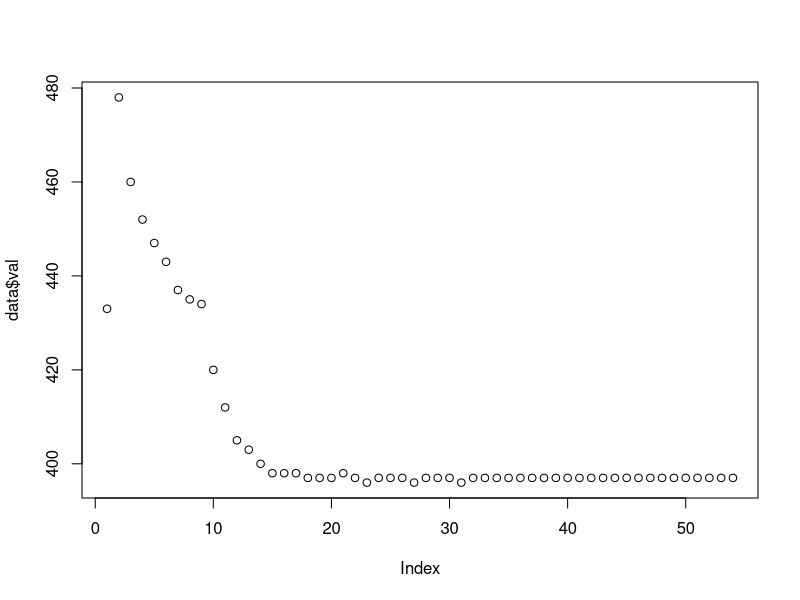
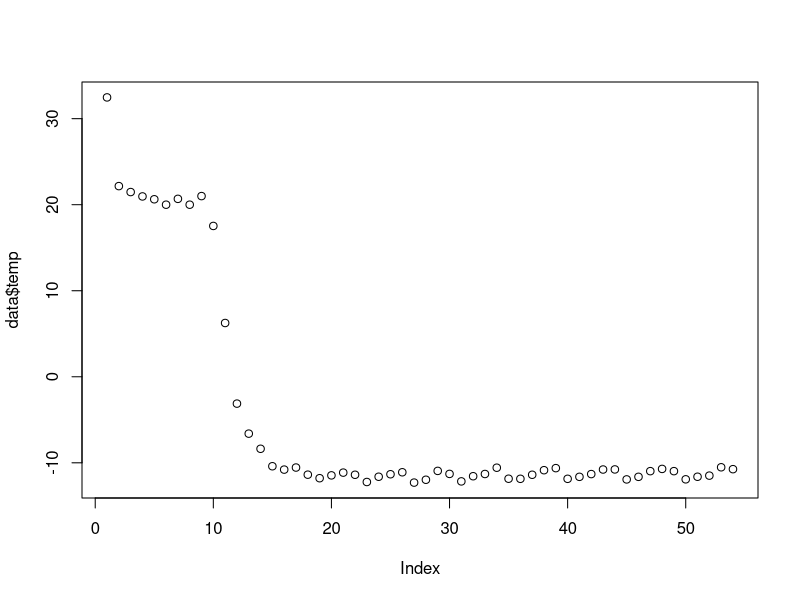
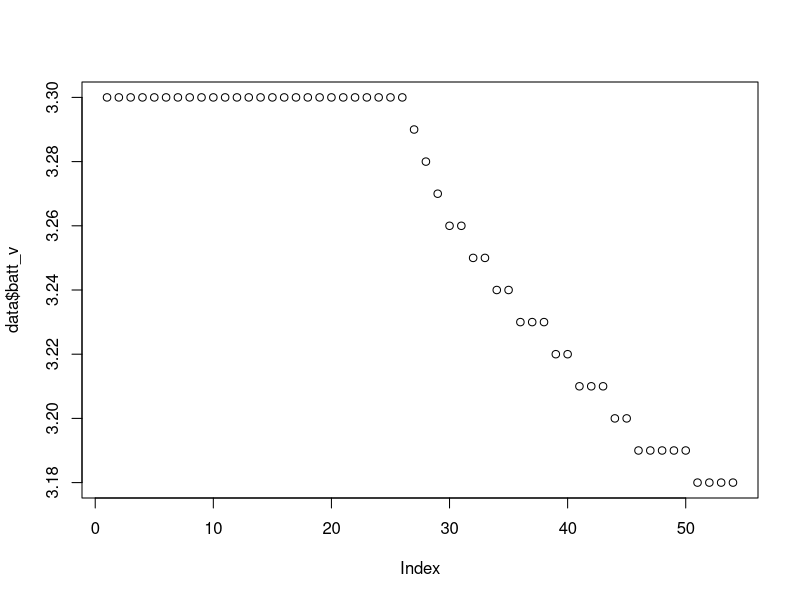
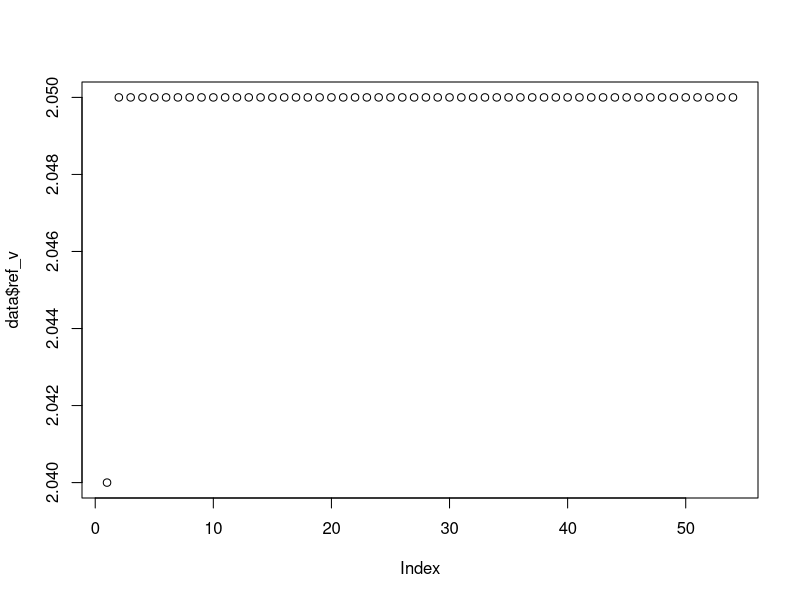
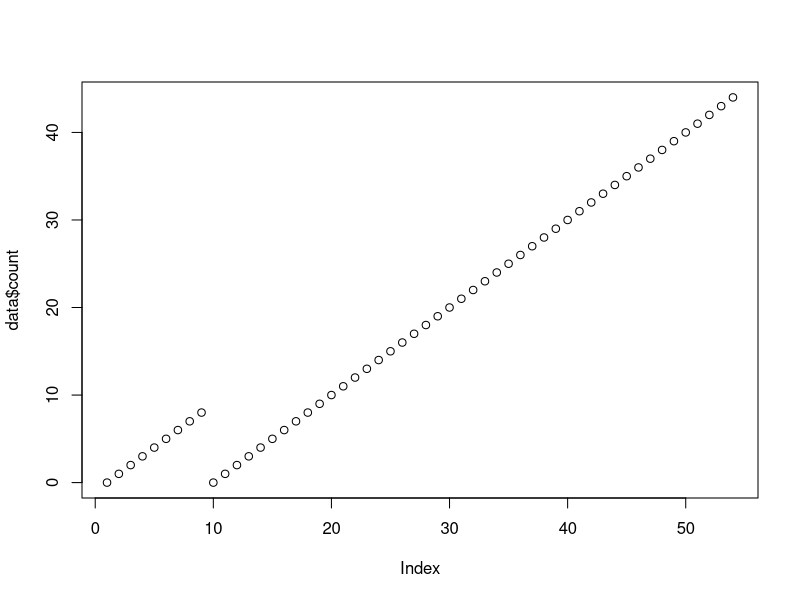
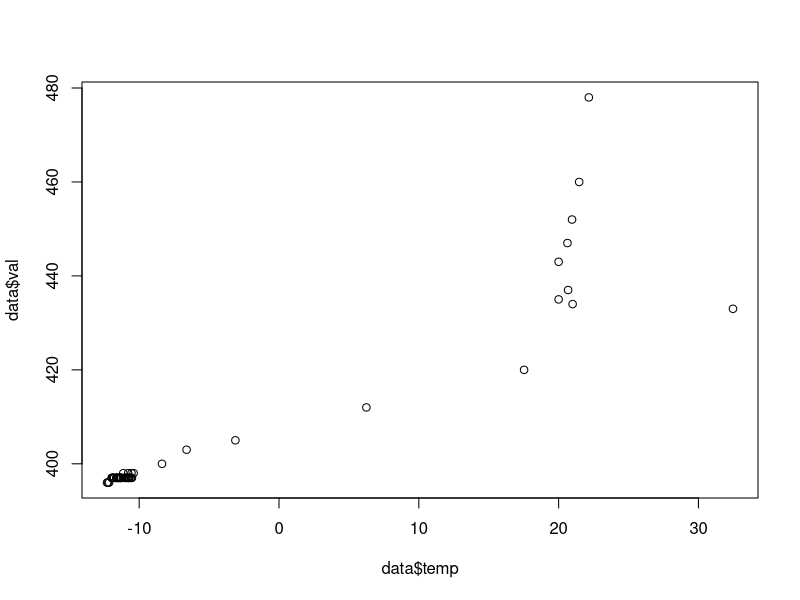
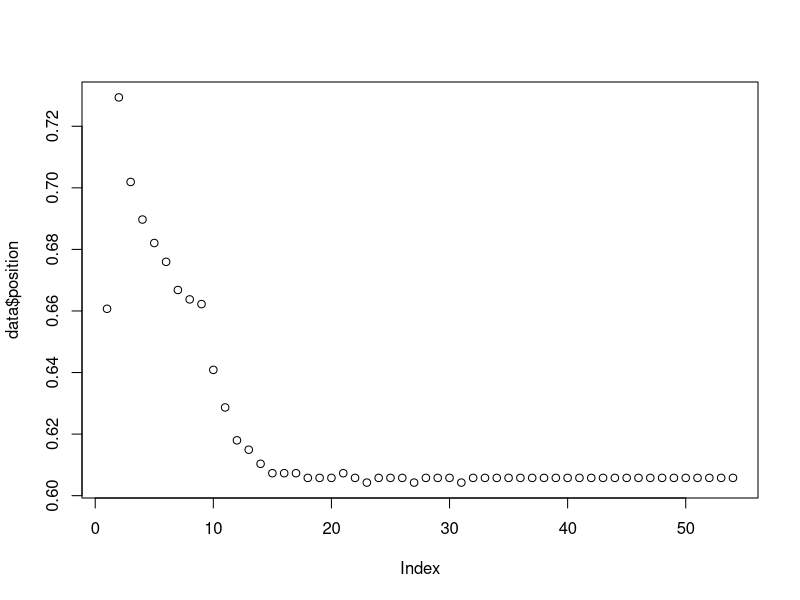
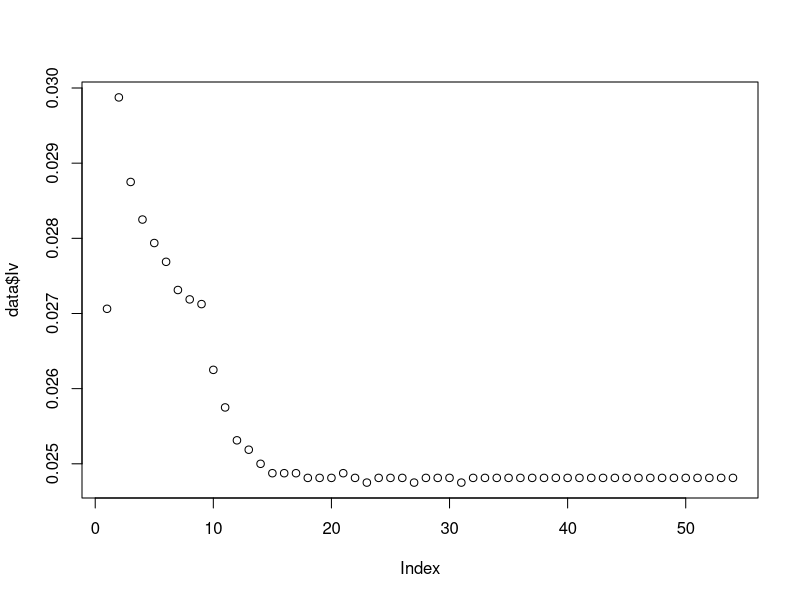

These figures' R source, in order: (Note: this script raises an error after producing the figures.)
setwd("~/Documents/Projects/UAF/dendrometer/data/2017-04-12 test data//")
##--Load In Data--##
#1,6,12,5,7,3,8
data = data.frame(read.csv("100_8.csv"))
#Sensor Address, Unix Time Stamp, ADC Value, Temperature, Battery Voltage, Excitation Voltage, Number of send attamps
names(data) <- c("address", "time", "val", "temp", "batt_v", "ref_v", "count") 
data$time_real = as.POSIXct(data$time, origin="1970-01-01") #Convert time to POSIX
par(mfrow=c(1,1))

plot(data$val)
plot(data$temp)
plot(data$batt_v)
plot(data$ref_v)
plot(data$count)

plot(data$val~data$temp)

names(data) <- c("address", "time", "adc", "temp", "batt_v","count") #name data
data$time_real = as.POSIXct(data$time, origin="1970-01-01") #Convert the UNIX time stamp to POSIX time format

Vref = 2.048 #ADC Voltage Reference
N = 16 #ADC Set to 16 bit resolution
LSB = ((2*Vref)/2^N) #Least Significant Bit (in volts)
PGA = 1 #Programmable Gain Amplifier (Set to 1)
L = 50 #Length of Linear Sensor
data$Iv = data$adc*(LSB/PGA) #Caluclate Input Voltage (Iv)
data$position = ((data$Iv/Vref)*L) #Calculate Position of Slider

initPosition = data$position[1]
data$dia_change = (data$position - initPosition)/pi

plot(data$position)
plot(data$Iv)
plot(data$dia_change)

par(
  cex = ".7",
  cex.sub="0.5",
  lwd = "2"
  )
plot(
  change~time_real, 
  data = dataTrim, 
  main="Change in Diameter",
  sub="dendro_100.4",
  xlab="Time",
  ylab="Millimeters",
  type = "l"
  )

help(plot)
help(par)

plot(data$time_real[1:100],)
plot(n_at~time, data = data, main="n_at")
plot(val~time_real, data = dataTrim, main="val")
plot(Ev~time_real, data = dataTrim, main = "exciitation Voltage")

plot(temp~time_real, data=data, main="Temp")
plot(val~time_real, data = data, main="val")
plot(batt_v~time_real, data = data, main = "battery")
